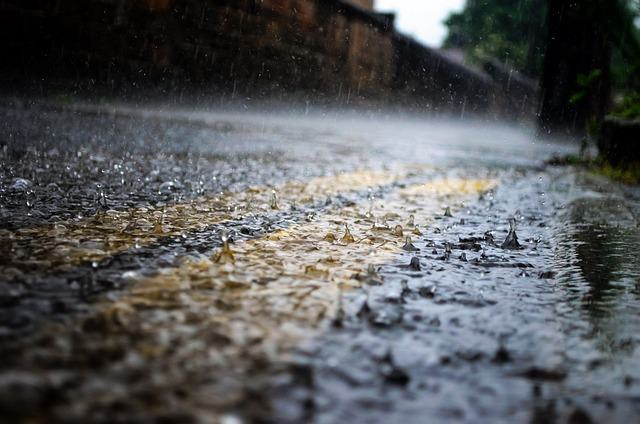
#> input picture test.JPEG, 640 x 424 px, given as the content of the folder ../test.JPEG, which was not available
$ python -i data_processing.py   (imports and definitions only)
#> lines starting #> are read from the running program, lines starting #| are printed output that depends on the picture; pictures that were not available may be replaced by others from this repository, and a replacement may not be noted
import pandas as pd
import numpy as np
import cv2
from sklearn.decomposition import PCA
from sklearn.preprocessing import LabelEncoder
import matplotlib.pyplot as plt
import os
import shutil

import variables as v


# [43 lines left out: function resize_data, not called in this run]

def compressed_data(path):
    """
    Compresses images in a directory structure using Principal Component Analysis (PCA)
    and saves the compressed versions in another directory.

    Parameters:
    - path (str): Path to the main directory containing subdirectories with images.

    Example:
    ```python
    compressed_data('/path/to/main/directory')
    ```

    The `compressed_data` function performs the following operations:
    1. Iterates over subdirectories in the given directory (`path`).
    2. For each subdirectory, iterates over image files.
    3. Loads each image, resizes it to 50x50 pixels.
    4. Applies PCA separately to the red, green, and blue channels.
    5. Inverts the PCA transformation to reconstruct the channels.
    6. Merges the inverted channels to create the compressed image.
    7. Saves the compressed image with a new name.
    8. Moves the compressed image to the destination directory (`v.COMPRESSED_IMAGE_PATH`), creating directories if necessary.

    Raises:
    - Exception: Can occur if there are issues loading or processing the images.

    Note:
    - Make sure to have the necessary libraries installed, such as `opencv`, `numpy`, and `scikit-learn`.
    - Ensure that you have correctly defined the destination path `v.COMPRESSED_IMAGE_PATH` and import your constants.

    """
#> called with path = '../test.JPEG'
    for folder in os.listdir(path):
        folder_path = os.path.join(path, folder)
        print(folder_path)
        for file in os.listdir(folder_path):
            file_path = os.path.join(folder_path, file)
            img = cv2.imread(file_path)
#> img is the input picture: shape (424, 640, 3); mean B, G, R 90, 88.3, 86.7
            img = cv2.resize(img, (50, 50))
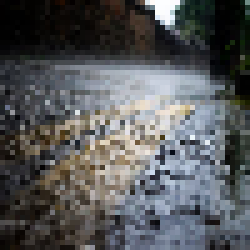
#> img: shape (50, 50, 3) (shown 5 times larger); mean B, G, R 89.4, 87.8, 86.2

            blue, green, red = cv2.split(img)
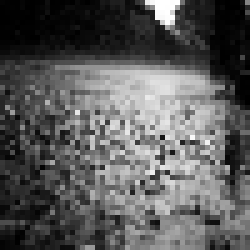
#> blue: shape (50, 50) (shown 5 times larger); min 0, max 255, mean 89.4
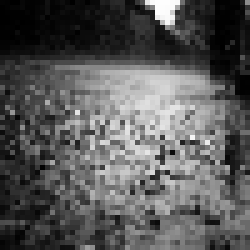
#> green: shape (50, 50) (shown 5 times larger); min 0, max 254, mean 87.8
            # Initialize PCA with first 50 principal components
            pca = PCA(50)

            #Applying to red channel and then applying inverse transform to transformed array.
            red_transformed = pca.fit_transform(red)
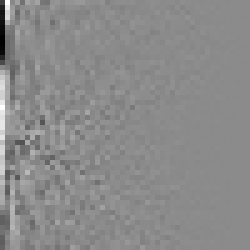
#> red_transformed: shape (50, 50) float64 (shown 5 times larger); min -478.6, max 397.6, mean 0; drawn with min black and max white
            red_inverted = pca.inverse_transform(red_transformed)

            #Applying to Green channel and then applying inverse transform to transformed array.
            green_transformed = pca.fit_transform(green)
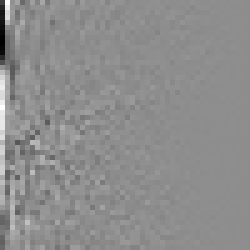
#> green_transformed: shape (50, 50) float64 (shown 5 times larger); min -493.4, max 393.1, mean 0; drawn with min black and max white
            green_inverted = pca.inverse_transform(green_transformed)

            #Applying to Blue channel and then applying inverse transform to transformed array.
            blue_transformed = pca.fit_transform(blue)
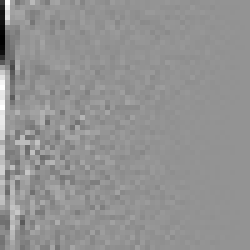
#> blue_transformed: shape (50, 50) float64 (shown 5 times larger); min -515.9, max 378.3, mean 0; drawn with min black and max white
            blue_inverted = pca.inverse_transform(blue_transformed)

            img_compressed = (cv2.merge([red_inverted, green_inverted, blue_inverted])).astype(np.uint8)
            destination_path = os.path.join(v.COMPRESSED_IMAGE_PATH, folder)

            name_arch = file.split(".")
            cv2.imwrite(f"{name_arch[0]}_compressed.png", img_compressed)

            if not os.path.exists(destination_path):
                os.makedirs(destination_path)
            shutil.move(f"{name_arch[0]}_compressed.png", destination_path)


# [112 lines left out: functions create_dataframe, feauture_engine, create_train_test_csv, not called in this run]

>>> result = compressed_data('../test.JPEG')
